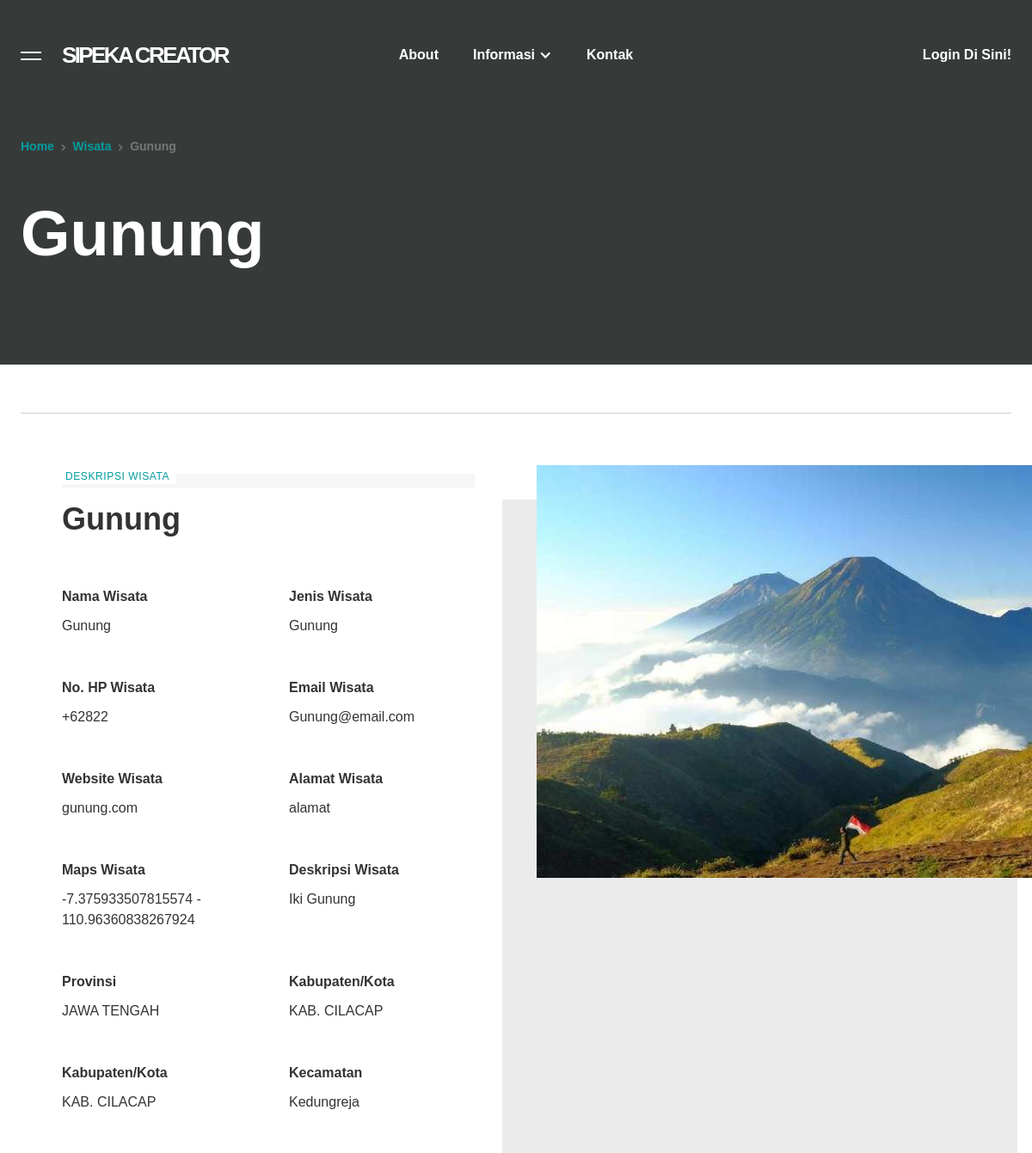
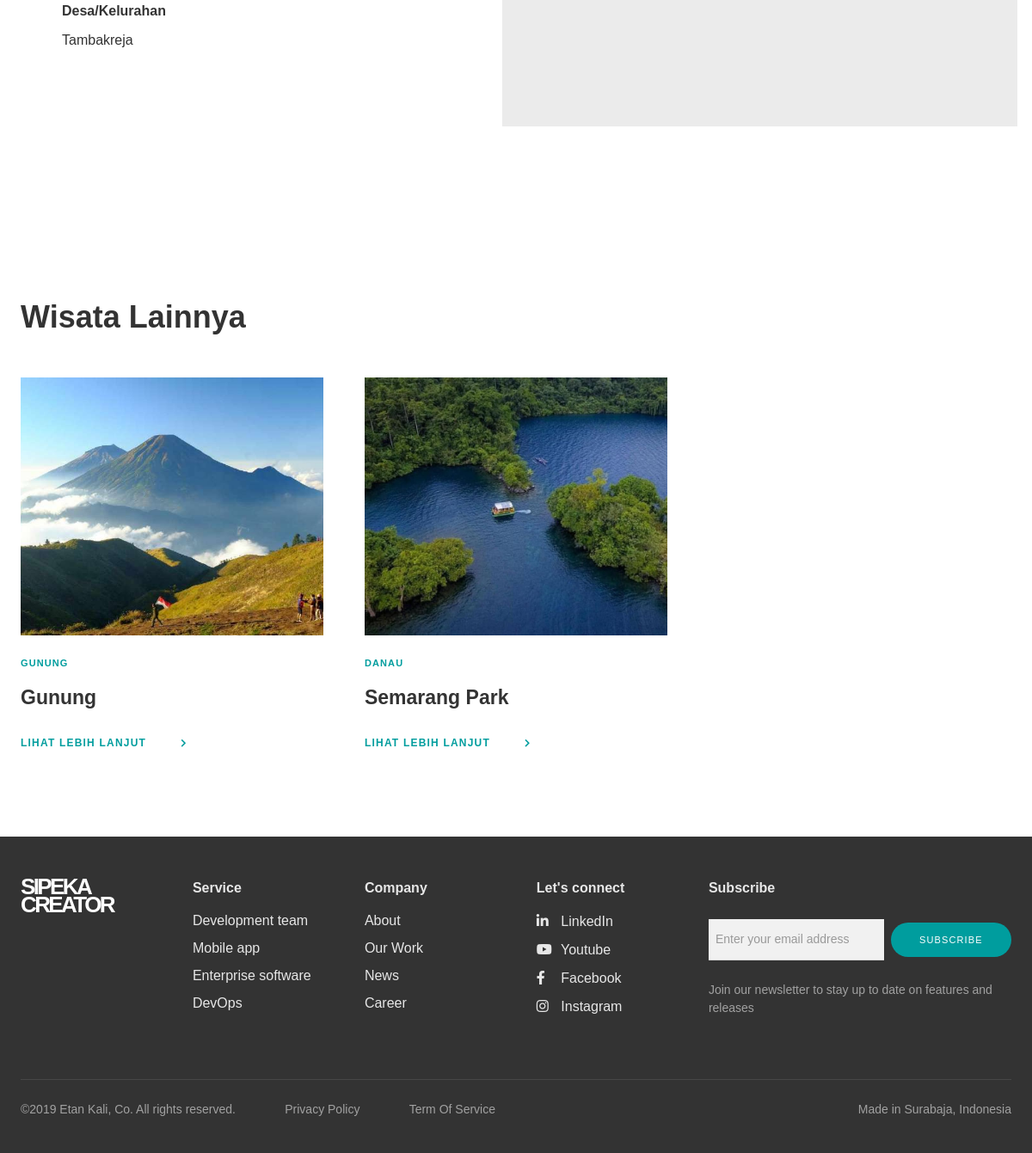
The app's page /daftar-wisata/Gunung with its own data (2 pictures, top to bottom).
### tables this page shows
CREATE TABLE `wisata` (
  `id_wisata` int(11) NOT NULL,
  `nama_wisata` varchar(255) DEFAULT NULL,
  `email_wisata` varchar(255) DEFAULT NULL,
  `no_hp_wisata` varchar(255) DEFAULT NULL,
  `website_wisata` varchar(255) DEFAULT NULL,
  `alamat_wisata` text DEFAULT NULL,
  `latitude` varchar(255) DEFAULT NULL,
  `longitude` varchar(255) NOT NULL,
  `id_kategori_wisata` int(11) DEFAULT NULL,
  `deskripsi_wisata` text DEFAULT NULL,
  `img` text DEFAULT NULL,
  `id_provinsi` char(2) DEFAULT NULL,
  `id_kota_kab` char(5) DEFAULT NULL,
  `id_kecamatan` char(8) DEFAULT NULL,
  `id_desa_kelurahan` char(13) DEFAULT NULL,
  `slug` text NOT NULL
);

CREATE TABLE `kategori_wisata` (
  `id_kategori_wisata` int(11) NOT NULL,
  `kategori_wisata` varchar(255) NOT NULL,
  `img_kategori_wisata` text NOT NULL
);

### application/controllers/guest/Wisata.php (called while the page is built, shortened)
<?php
class Wisata extends CI_Controller {
	public function __construct(){
		$this->load->model('guest/Wisata_model', 'wisata_model');
		$this->load->library('pagination');
	}
	public function show($slug){
		$data['title'] = 'wisata';
		$data['wisata'] = $this->wisata_model->show($slug);
		$data['latest'] = $this->wisata_model->latest(3);
		if(empty($data['wisata'])){
			echo "string";
		} else {
			$this->load->view('template/guest/header', $data);
			$this->load->view('guest/wisata-single', $data);
			$this->load->view('template/guest/footer');
		}
	}
}

### index.php (called while the page is built, shortened)
<?php
require_once BASEPATH.'core/CodeIgniter.php';

### application/models/guest/Wisata_model.php (called while the page is built, shortened)
<?php
class Wisata_model extends CI_Model {
	private $table = 'wisata';
	public function show($slug){
		return $this->db->select('*')->from($this->table)->where('slug', $slug)
		->join('kategori_wisata', 'kategori_wisata.id_kategori_wisata = wisata.id_kategori_wisata')
		->join('reg_provinces', 'reg_provinces.id = wisata.id_provinsi')
		->join('reg_regencies', 'reg_regencies.id = wisata.id_kota_kab')
		->join('reg_districts', 'reg_districts.id = wisata.id_kecamatan')
		->join('reg_villages', 'reg_villages.id = wisata.id_desa_kelurahan')
		->select('wisata.*, kategori_wisata.kategori_wisata, reg_provinces.name as nama_provinsi, reg_regencies.name as nama_kota_kab, reg_districts.name as nama_kecamatan, reg_villages.name as nama_desa_kelurahan')
		->get()->result_array();
	}
	public function latest($limit){
		return $this->db->select('*')->from($this->table)->order_by('id_wisata', 'DESC')->join('kategori_wisata', 'kategori_wisata.id_kategori_wisata = wisata.id_kategori_wisata')->limit($limit)->get()->result_array();
	}
}

### application/views/guest/wisata-single.php (the view, shortened to what this page needs)
<div class="section is-header position-relative overflow-hidden">
  <div class="container position-relative">
    <div class="col lg-12">
      <div class="breadcrumb margin-bottom-double"><a href="<?= base_url() ?>">Home</a><span class="fa margin-left-small margin-right-small is-xsmall"></span><a href="<?= base_url('daftar-wisata') ?>">Wisata</a><span class="fa margin-left-small margin-right-small is-xsmall"></span><?= $wisata[0]['nama_wisata'] ?></div>
      <h1 class="heading-beta on-dark"><?= $wisata[0]['nama_wisata'] ?></h1>
    </div>
  </div>
  <div class="container flex-horizontal margin-bottom-double position-relative zindex5 on-dark">
    <div class="col lg-6 md-12">
    </div>
    <div class="col lg-2 no-margin-bottom"></div>
    <div class="col lg-4 md-12 md-order-last"></div>
    <div class="single-post-header-bg"></div>
  </div>
  <div class="container">
    <div class="col lg-12">
      <div class="c-article__date-divider"></div>
    </div>
  </div>
    <div class="col lg-12 md-12">
      <div class="rich-text w-richtext">
        <div class="margin-bottom-double">
          <div class="container is-fullwidth flex-horizontal">
            <div class="col lg-6 md-12">
              <div class="container">
                <div class="col lg-12">
                  <div class="pre-title-container">
                    <div class="pre-title is-left-aligned">Deskripsi Wisata</div>
                    <div class="pre-title-decoration"></div>
                  </div>
                  <h2><?= $wisata[0]['nama_wisata'] ?></h2>
                </div>
              </div>
              <div class="container is-wrapped">
                <div class="col lg-6 md-12">
                  <h4>Nama Wisata</h4>
                  <div><?= $wisata[0]['nama_wisata'] ?></div>
                </div>
                <div class="col lg-6 md-12">
                  <h4>Jenis Wisata</h4>
                  <div><?= $wisata[0]['kategori_wisata'] ?></div>
                </div>
                <div class="col lg-6 md-12">
                  <h4>No. HP Wisata</h4>
                  <div><?= $wisata[0]['no_hp_wisata'] ?></div>
                </div>
                <div class="col lg-6 md-12">
                  <h4>Email Wisata</h4>
                  <div><?= $wisata[0]['email_wisata'] ?></div>
                </div>
                <div class="col lg-6 md-12">
                  <h4>Website Wisata</h4>
                  <div><?= $wisata[0]['website_wisata'] ?></div>
                </div>
                <div class="col lg-6 md-12">
                  <h4>Alamat Wisata</h4>
                  <div><?= $wisata[0]['alamat_wisata'] ?></div>
                </div>
                <div class="col lg-6 md-12">
                  <h4>Maps Wisata</h4>
                  <div><?= $wisata[0]['latitude'] . ' - ' . $wisata[0]['longitude'] ?></div>
                </div>
                <div class="col lg-6 md-12">
                  <h4>Deskripsi Wisata</h4>
                  <div><?= $wisata[0]['deskripsi_wisata'] ?></div>
                </div>
                <div class="col lg-6 md-12">
                  <h4>Provinsi</h4>
                  <div><?= $wisata[0]['nama_provinsi'] ?></div>
                </div>
                <div class="col lg-6 md-12">
                  <h4>Kabupaten/Kota</h4>
                  <div><?= $wisata[0]['nama_kota_kab'] ?></div>
                </div>
                <div class="col lg-6 md-12">
                  <h4>Kabupaten/Kota</h4>
                  <div><?= $wisata[0]['nama_kota_kab'] ?></div>
                </div>
                <div class="col lg-6 md-12">
                  <h4>Kecamatan</h4>
                  <div><?= $wisata[0]['nama_kecamatan'] ?></div>
                </div>
                <div class="col lg-6 md-12">
                  <h4>Desa/Kelurahan</h4>
                  <div><?= $wisata[0]['nama_desa_kelurahan'] ?></div>
                </div>
              </div>
            </div>
            <div class="col lg-6 md-12 order-first position-relative">
              <div class="image-w-stripe-container2" style="background-image: url('<?= $wisata[0]["img"] ?>'); background-repeat: no-repeat;">
                <div data-w-id="f9f2bb5b-6ce5-7adb-0a16-77d28b901ea1" class="stripes2">
                </div>
              </div>
            </div>
          </div>
        </div>
    </div>
  </div>
</div>
<div class="section">
  <div class="container">
    <div class="col lg-12">
      <div class="size-h2">Wisata Lainnya</div>
    </div>
  </div>
  <div class="container flex-horizontal">
    <?php foreach($latest as $key => $value){ ?>
      <div class="col lg-4 md-12"><img src="<?= $value['img'] ?>" alt="" class="margin-bottom img-news">
        <div class="c-gridpost__category"><a href="#"><?= $value['kategori_wisata'] ?></a></div>
        <h3 class="margin-bottom-small"><?= $value['nama_wisata'] ?></h3>
        <a href="<?= base_url('daftar-wisata/').$value['slug'] ?>" class="cta-link"><span class="margin-right">Lihat Lebih Lanjut</span> <span class="fa c-cta1__arrow-normal"></span></a></div>
      <?php } ?>
    </div>
  </div>

### assets_guest/css/webflow.css (style rules this page uses)
* { -webkit-box-sizing: border-box; -moz-box-sizing: border-box; box-sizing: border-box; }
html { height: 100%; }
body { margin: 0; min-height: 100%; background-color: #fff; font-family: Arial, sans-serif; font-size: 14px; line-height: 20px; color: #333; }
img { max-width: 100%; vertical-align: middle; display: inline-block; }
h1, h2, h3, h4, h5, h6 { font-weight: bold; margin-bottom: 10px; }
h1 { font-size: 38px; line-height: 44px; margin-top: 20px; }
h2 { font-size: 32px; line-height: 36px; margin-top: 20px; }
h3 { font-size: 24px; line-height: 30px; margin-top: 20px; }
h4 { font-size: 18px; line-height: 24px; margin-top: 10px; }
.w-richtext:before, .w-richtext:after { content: " "; display: table; grid-column-start: 1; grid-row-start: 1; grid-column-end: 2; grid-row-end: 2; }
.w-richtext:after { clear: both; }

### application/views/template/guest/header.php (style rules this page uses)
.img-news { object-fit: cover !important; width: 500px !important; height: 300px; }

### records on screen
wisata: img (picture), id_kategori_wisata.kategori_wisata "GUNUNG", nama_wisata "Gunung"
wisata: img (picture), id_kategori_wisata.kategori_wisata "DANAU", nama_wisata "Semarang Park"

### other values on screen
$wisata[0]['nama_wisata'] "Gunung"
$wisata[0]['kategori_wisata'] "Gunung"
$wisata[0]['no_hp_wisata'] "+62822"
$wisata[0]['email_wisata'] "Gunung@email.com"
$wisata[0]['website_wisata'] "gunung.com"
$wisata[0]['alamat_wisata'] "alamat"
$wisata[0]['latitude'] "-7.375933507815574"
$wisata[0]['longitude'] "110.96360838267924"
$wisata[0]['deskripsi_wisata'] "Iki Gunung"
$wisata[0]['nama_provinsi'] "JAWA TENGAH"
$wisata[0]['nama_kota_kab'] "KAB. CILACAP"
$wisata[0]['nama_kecamatan'] "Kedungreja"
$wisata[0]['nama_desa_kelurahan'] "Tambakreja"
